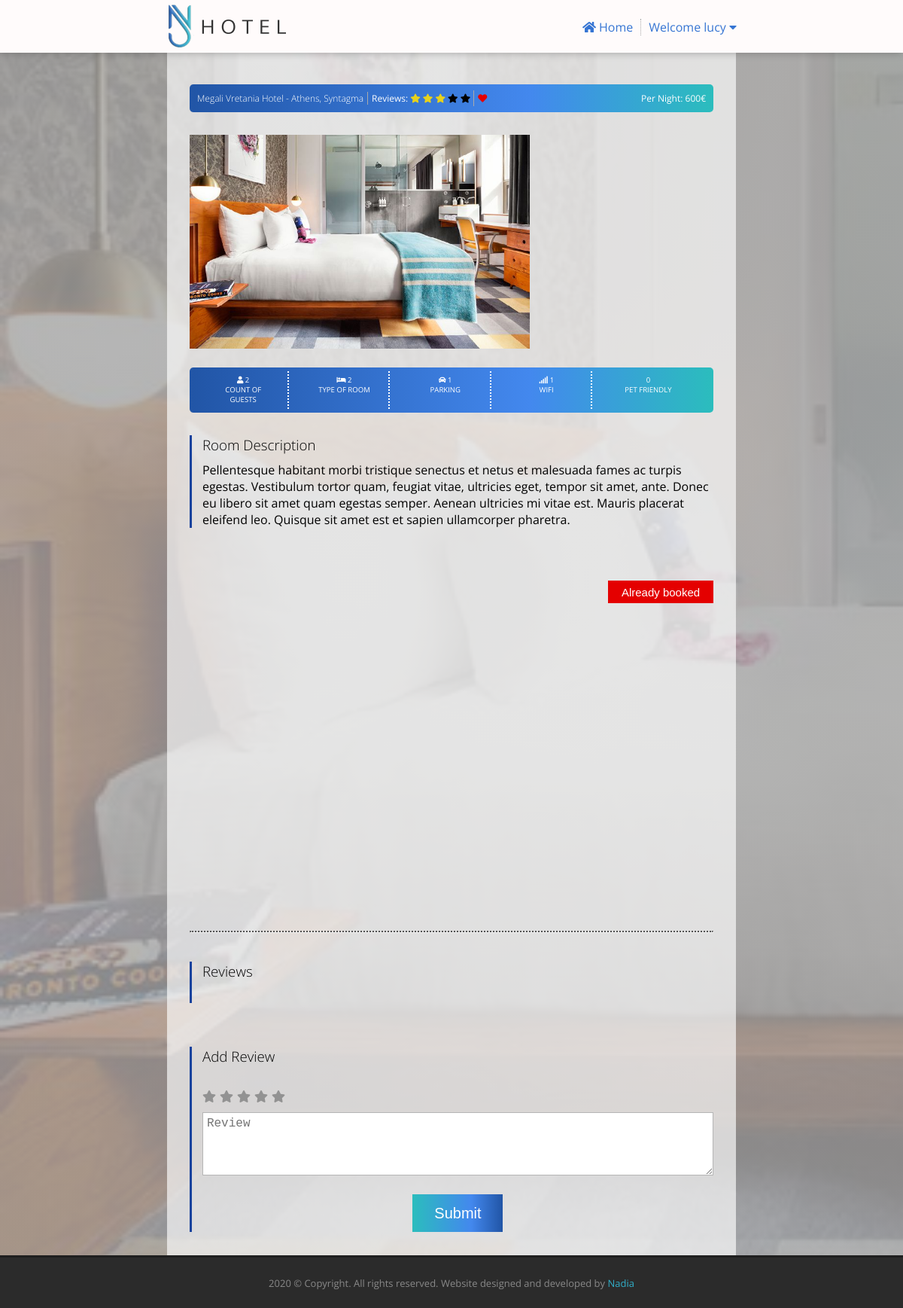
Page /public/room.php?room_id=2 (signed in) on the committed database.
### tables this page shows
CREATE TABLE `user` (
  `user_id` int(10) UNSIGNED NOT NULL,
  `name` varchar(250) NOT NULL,
  `email` varchar(250) NOT NULL,
  `password` text NOT NULL,
  `created_time` timestamp NOT NULL DEFAULT current_timestamp()
);

CREATE TABLE `room` (
  `room_id` int(10) UNSIGNED NOT NULL,
  `type_id` int(10) UNSIGNED NOT NULL,
  `name` varchar(250) NOT NULL,
  `city` varchar(250) NOT NULL,
  `area` varchar(250) NOT NULL,
  `photo_url` varchar(250) NOT NULL,
  `count_of_guests` int(10) UNSIGNED NOT NULL,
  `price` int(10) UNSIGNED NOT NULL,
  `address` varchar(250) NOT NULL,
  `location_lat` decimal(10,7) NOT NULL,
  `location_long` decimal(10,7) NOT NULL,
  `description_short` varchar(250) NOT NULL,
  `description_long` text NOT NULL,
  `parking` tinyint(1) NOT NULL,
  `wifi` tinyint(1) NOT NULL,
  `pet_friendly` tinyint(1) NOT NULL,
  `avg_reviews` decimal(10,7) DEFAULT NULL,
  `count_reviews` int(10) UNSIGNED DEFAULT 0,
  `created_time` timestamp NOT NULL DEFAULT current_timestamp()
);

### app/Hotel/Room.php (called while the page is built, shortened)
<?php
class Room extends BaseService  {
    public function get($roomId){
        $parameters = [
            ':room_id' => $roomId
        ];
        return $this->fetch("SELECT * FROM room WHERE room_id = :room_id", $parameters);
    }
}
?>

### app/Hotel/BaseService.php (called while the page is built, shortened)
<?php
class BaseService{
    private static $pdo;
    protected function initializePdo(){
        if(!empty(self::$pdo)){
            return;
        }
        $config = Configuration::getInstance();
        $databaseConfig = $config->getConfig()['database'];
        try{
            self::$pdo = new PDO(sprintf('mysql:host=%s;dbname=%s;charset=UTF8', $databaseConfig['host'], $databaseConfig['dbname']), $databaseConfig['username'], $databaseConfig['password'], [PDO::MYSQL_ATTR_INIT_COMMAND => "SET NAMES 'UTF8'"]);
            self::$pdo->setAttribute(PDO::ATTR_ERRMODE, PDO::ERRMODE_EXCEPTION);
        }catch (\PDOException $ex){
            throw new \Exception(sprintf('Could not connect to database. Error: %s', $ex->getMessage()));
        }
    }
    protected function fetch($sql, $parameters= [], $type = PDO::FETCH_ASSOC){
        $statement = $this->getPdo()->prepare($sql);
        foreach ($parameters as $key => $value){
            $statement->bindValue($key, $value, is_int($value) ? PDO::PARAM_INT : PDO::PARAM_STR);
        }
        $status = $statement->execute();
        return $statement->fetch($type);
    }
    protected function getPdo(){
        return self::$pdo;
    }
}
?>

### app/Hotel/User.php (called while the page is built, shortened)
<?php
class User extends BaseService{
    private static $currentUserId;
    public function getByUserId($userId){
        $parameters = [
            ':user_id' => $userId
        ];
        return $this->fetch("SELECT * FROM user WHERE user_id = :user_id", $parameters);
    }
    public static function getCurrentUserId(){
        return self::$currentUserId;
    }
    public static function setCurrentUserId($userId){
       self::$currentUserId = $userId;
    }
}
?>

### app/Hotel/Favorite.php (called while the page is built, shortened)
<?php
class Favorite extends BaseService  {
    public function isFavorite($roomId, $userId){
        $parameters = [
            ':room_id' => $roomId,
            ':user_id' => $userId
        ];
        $favorite = $this->fetch("SELECT * FROM favorite WHERE room_id = :room_id AND user_id = :user_id", $parameters);
        return !empty($favorite);
    }
}
?>

### public/room.php (the view, shortened to what this page needs)
<?php
$room = new Room();
$favorite = new Favorite();
$roomId = $_REQUEST['room_id'];
$roomInfo = $room->get($roomId);
$userId =  User::getCurrentUserId();
$isFavorite = $favorite->isFavorite($roomId, $userId);
$checkInDate = $_REQUEST['check_in_date'];
$checkOutDate = $_REQUEST['check_out_date'];
$alreadyBooked = empty($checkInDate) || empty($checkOutDate);
$googleIframeUrl = 'https://maps.google.com/maps?q='.$roomInfo['location_lat'].','.$roomInfo['location_long'].'&hl=el&z=16&amp;output=embed';
?>
<!DOCTYPE html>
<html lang="en">
    <head>
        <link rel="stylesheet" href="assets/css/all.min.css">
        <link rel="stylesheet" type="text/css" href="assets/js/jquery/jquery-ui.css">
        <link rel="stylesheet" type="text/css" href="assets/css/style.css">
        <link rel="stylesheet" type="text/css" href="assets/css/list.css">
        <link rel="stylesheet" type="text/css" href="assets/css/profile.css">
        <link rel="stylesheet" type="text/css" href="assets/css/room.css">
        <link rel="stylesheet" type="text/css" href="assets/css/drop.css">
        <link rel="stylesheet" type="text/css" href="assets/css/responsive.css">
    </head>
    <body style="background-image: linear-gradient(rgb(165 165 165 / 82%), rgba(165 165 165 / 82%)), url(assets/images/rooms/<?php echo $roomInfo['photo_url'];?>);">
        <?php include "partial/header.php" ?>
        <?php include "partial/mobile.php" ?>
        <section class="room-information">
            <div class="room-container">
                <div class="results-bar top-room-bar">
                    <h2 class="border"><?php echo sprintf('%s - %s, %s', $roomInfo['name'], $roomInfo['city'], $roomInfo['area']) ?></h2>
                    <div class="reviews">
                        <span> Reviews:</span>
                        <?php
                            $roomAvgReview = $roomInfo['avg_reviews'];
                            for ($i = 1; $i <= 5; $i++){
                                if($roomAvgReview > $i){
                                    ?>
                                    <i class="fas fa-star checked"></i>
                                    <?php
                                }else{
                                    ?>
                                    <i class="fas fa-star"></i>
                                    <?php
                                }
                            }
                        ?>
                        <span class="border"></span>
                    </div>
                    <form name="favoriteForm" method="post" id="favoriteForm" class="favoriteForm" action="actions/favorite.php">
                        <button title="Add to favorites" class="heart-favorite-button <?php echo $isFavorite ? 'selected' : ''; ?> " id="fav"><i class="fas fa-heart"></i></button>
                    </form>
                    <p class="room-price">Per night: <?php echo $roomInfo['price'];?>€</p>
                </div>
                <div class="room-image">
                    <img src="assets/images/rooms/<?php echo $roomInfo['photo_url'];?>" />
                </div>
                <div class="results-bar services-bar">
                    <div class="guests">
                       <i class="fas fa-user"></i><span> <?php echo $roomInfo['count_of_guests'];?></span>
                        <p>Count of guests</p>
                    </div>
                    <div class="type-room">
                        <i class="fas fa-bed"></i><span> <?php echo $roomInfo['type_id'];?></span>
                        <p>Type of room</p>
                    </div>
                    <div class="parking">
                        <i class="fas fa-car"></i><span> <?php echo $roomInfo['parking'];?></span>
                        <p>Parking</p>
                    </div>
                    <div class="internet">
                        <i class="fas fa-signal"></i><span> <?php echo $roomInfo['wifi'];?></span>
                        <p>Wifi</p>
                    </div>
                    <div class="pets">
                        <span><?php echo $roomInfo['pet_friendly'];?></span>
                        <p>Pet friendly</p>
                    </div>
                </div>
                <div class="text-border">
                    <h3>Room description</h3>
                    <p><?php echo $roomInfo['description_long'];?></p>
                </div>
                <div class="book-room-buttons">
                    <?php
                        if($alreadyBooked){
                    ?>
                        <button class="button-booked">Already booked</button>
                    <?php
                        }
                    ?>
                </div>
                <div>
                    <iframe src=<?php echo $googleIframeUrl;?> width="100%" height="300" frameborder="0" style="border:0;" allowfullscreen="" aria-hidden="false" tabindex="0"></iframe>
                </div>
                <hr class="hr-style">
                <div class="review-div">
                    <div  class="reviews text-border">
                        <h3 class="reviews-heading">Reviews</h3>
                    </div>
                    <div class="text-border">
                        <h3 class="reviews-heading">Add review</h3>
                        <form name="reviewForm" method="post" action="actions/review.php">
                            <h4>
                                <fieldset >
									<span class="rating">
                                        <ul>
                                            <li class="star-items"><label for="rating-1"><i class="fas fa-star" aria-hidden="true"></i></label><input type="radio" name="rate" id="rating-1" value="1"></li>
                                            <li class="star-items"><label for="rating-2"><i class="fas fa-star" aria-hidden="true"></i></label><input type="radio" name="rate" id="rating-2" value="2"></li>
                                            <li class="star-items"><label for="rating-3"><i class="fas fa-star" aria-hidden="true"></i></label><input type="radio" name="rate" id="rating-3" value="3"></li>
                                            <li class="star-items"><label for="rating-4"><i class="fas fa-star" aria-hidden="true"></i></label><input type="radio" name="rate" id="rating-4" value="4"></li>
                                            <li class="star-items"><label for="rating-5"><i class="fas fa-star" aria-hidden="true"></i></label><input type="radio" name="rate" id="rating-5" value="5"></li>
                                        </ul>
									</span>
                                </fieldset>
                            </h4>
                            <textarea id="add-review" name="comment"  rows="4" cols="50" placeholder="Review"></textarea>
                            <div class="submit-button">
                                <button type="submit">Submit</button>
                            </div>
                         </form>
                    </div>
                </div>
            </div>
        </section>
        <?php include "partial/footer.php" ?>
    </body>
</html>

### public/partial/header.php (shortened to what this page needs)
<?php
$userId =  User::getCurrentUserId();
if(!empty($userId)){
    $user = new User();
    $name = $user->getByUserId($userId)['name'];
}
?>
<header>
    <div class="header-container">
        <div class="logo">
            <a href="index.php"><img src="assets/images/logo.png"></a>
            </div>
        <nav class="navigation">
            <ul>
                <li class="nav-item home-page">
                    <a href="index.php">
                        <i class="fas fa-home"></i>&nbsp;<span>Home</span>
                    </a>
                </li>
                <?php
                    if(!empty($userId)) {
                ?>
                    <li class="dropdown nav-item-two profile-page">
                        <div class="dropbtn" onclick="dropdown()">Welcome <?php echo $name ?>
                            <i class="fa fa-caret-down"></i>
                        </div>
                    </li>
                <?php
                    }
                ?>
            </ul>
        </nav>
    </div>
</header>

### public/assets/css/style.css (style rules this page uses)
* { margin: 0; padding: 0; box-sizing: border-box; }
body { background-color: #f5f5f5; color: #000; font-family: 'Open Sans', sans-serif; font-size: 16px; height: 100vh; padding-bottom: 51px; }
body > header { min-height: 70px; background-color: #fffbfb; position: fixed; width: 100%; z-index: 1; }
h2 { color:#3675d3; }
button { width: 200px; height: 50px; margin-top: 20px; font-size: 20px; border: none; overflow: hidden; color: #ffffff; cursor: pointer; visibility: visible; background: -moz-linear-gradient(left, #2bbdbd 0%, #4388ee 65%, #2155a6 100%); background: -webkit-linear-gradient(left, #2bbdbd 0%, #4388ee 65%, #2155a6 100%); background: linear-gradient(90deg, #2bbdbd 0%, #4388ee 65%, #2155a6 100%); outline:none; }
.header-container { text-align: center; width: 56%; margin: 0 auto; }
div.logo { float: left; padding-top: 5px; }
nav.navigation { text-align: right; list-style: none; }
nav.navigation ul li { display: inline-block; }
ul li.nav-item { padding-top: 25px; list-style: none; }
li.nav-item:after { display: inline; content: ' '; border-right: 1px dotted #aaa; padding-right: 5px; }
ul li a { padding: 0 5px ; }
ul li a, ul li a:link { text-decoration: none; color: #3675d3; }

### public/assets/css/list.css (style rules this page uses)
body > header { box-shadow: -1px 0px 10px 0px #3c3c3c66; }
.results-bar { color: #fff; text-align: left; padding: 5px; background: linear-gradient(90deg ,#2155a6 0%, #4388ee 65%, #2bbdbd 100%); border-radius: 5px; margin-bottom: 30px; }
.results-bar h2 { color: #fff; font-size: 20px; padding: 5px; }
div.info h1, h2 { text-transform: uppercase; font-weight: 100; }

### public/assets/css/profile.css (style rules this page uses)
div.top-room-bar h2 { text-transform: none; }
i.checked { color: #e6d11c;; }

### public/assets/css/room.css (style rules this page uses)
body { height: auto; background-repeat: no-repeat; background-size: cover; }
div.room-container { text-align: center; width: 56%; margin: 0 auto; padding: 90px 30px 0; background: #ffffffa6; }
div.top-room-bar { display: flex; align-items: center; justify-content: left; padding: 10px; font-size: 1vw; }
div.results-bar h2 { float: left; font-size: 1vw; }
div.results-bar.top-room-bar p { text-transform: capitalize; margin-left: auto; }
.border { display: inline; content: ' '; border-right: 1px solid #aaa; padding: 2px; }
.results-bar h2 { padding: 0; }
h2.border { padding-right: 5px; }
div.reviews { padding-left: 5px; color: #000; }
div.reviews > span { color: #fff; }
i.fas.fa-star.checked { color: #e6d11c; }
i.fas.fa-heart { padding-left: 5px; font-size: 1vw; position: relative; }
button.heart-favorite-button { background: none; display: contents; width: 100px; }
.favoriteForm { display: inline-block; }
.selected { color: #e40000; }
div.room-image { text-align: left; margin: 20px 0; }
div.room-image img { width: 65%; }
div.services-bar { height: 60px; text-align: center; display: flex; flex-direction: row; justify-content: space-around; }
div.services-bar .guests, .type-room, .parking, .internet, .pets { padding: 10px 50px; font-size: 0.7vw; text-transform: uppercase; }
div.services-bar .guests, .type-room, .parking, .internet { border-right: 2px dotted #fff; }
div.book-room-buttons { display: flex; justify-content: flex-end; margin-bottom: 50px; }
button.button-booked { font-size: 15px; width: 140px; height: 30px; background: #e40000; }
textarea { width: 100%; font-size: 16px; padding: 5px; outline: none; border: 1px solid #b5b5b5; }
div.text-border { text-align: left; border-left: 3px solid #18429d; padding-left: 2%; margin-top: 8px; margin-bottom: 50px; }
div.text-border h3 { font-weight: 200; text-transform: capitalize; }
div.text-border p { padding-top: 10px; }
hr.hr-style { margin: 80px 0 30px; border-top: 2px dotted rgb(83, 83, 83); }
div h3.reviews-heading { padding-bottom: 30px; }
div.submit-button { text-align: center; }
div.submit-button button { width: 120px; }
div.review-div { display: flex; flex-direction: column; }
fieldset { border: none; }
span.rating ul { display: flex; list-style: none; }
span.rating ul li { color: #929292;; letter-spacing: 5px; margin-bottom: 10px;; }

### public/assets/css/drop.css (style rules this page uses)
.dropdown { float: right; overflow: hidden; }
.dropdown .dropbtn { cursor: pointer; font-size: 16px; border: none; outline: none; color: #3675d3; background-color: inherit; font-family: inherit; margin: 0; padding: 25px 5px 22px; margin-left: 5px; }

### rows in the picture
user: name "lucy"
room: name "Megali Vretania Hotel", city "Athens", area "Syntagma", price "600", photo_url (picture), count_of_guests "2", type "2", parking "1", wifi "1", pet_friendly "0", description_long "Pellentesque habitant morbi tristique senectus et netus et malesuada fames ac turpis egestas. Vestibulum tortor quam, feugiat vitae, ultricies eget, tempor sit amet, ante. Donec eu libero sit amet quam egestas semper. Aenean ultricies mi vitae est. Mauris placerat eleifend leo. Quisque sit amet est et sapien ullamcorper pharetra."
